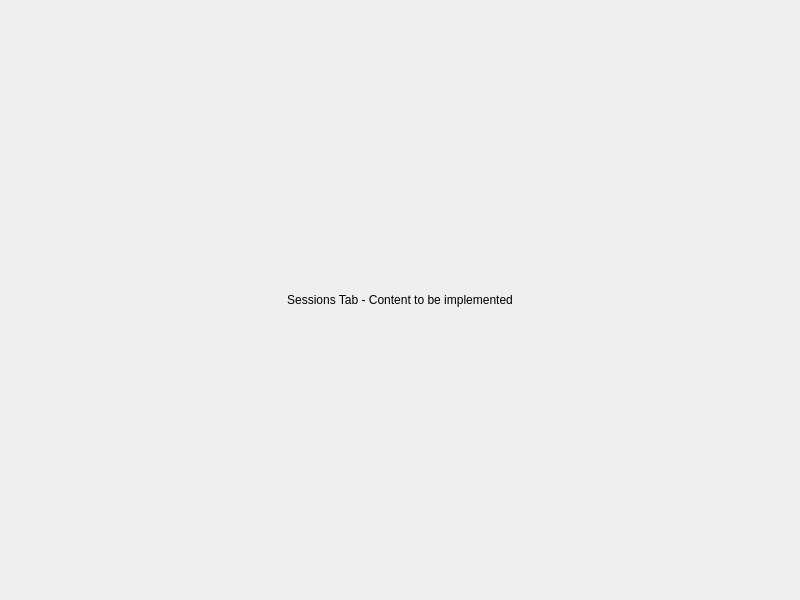
<?xml version="1.0" encoding="UTF-8"?>
<ui version="4.0">
 <class>SessionsTab</class>
 <widget class="QWidget" name="SessionsTab">
  <property name="geometry">
   <rect>
    <x>0</x>
    <y>0</y>
    <width>800</width>
    <height>600</height>
   </rect>
  </property>
  <property name="windowTitle">
   <string>Sessions</string>
  </property>
  <layout class="QVBoxLayout" name="verticalLayout">
   <item>
    <widget class="QLabel" name="label">
     <property name="text">
      <string>Sessions Tab - Content to be implemented</string>
     </property>
     <property name="alignment">
      <set>Qt::AlignCenter</set>
     </property>
    </widget>
   </item>
  </layout>
 </widget>
 <resources/>
 <connections/>
</ui>
